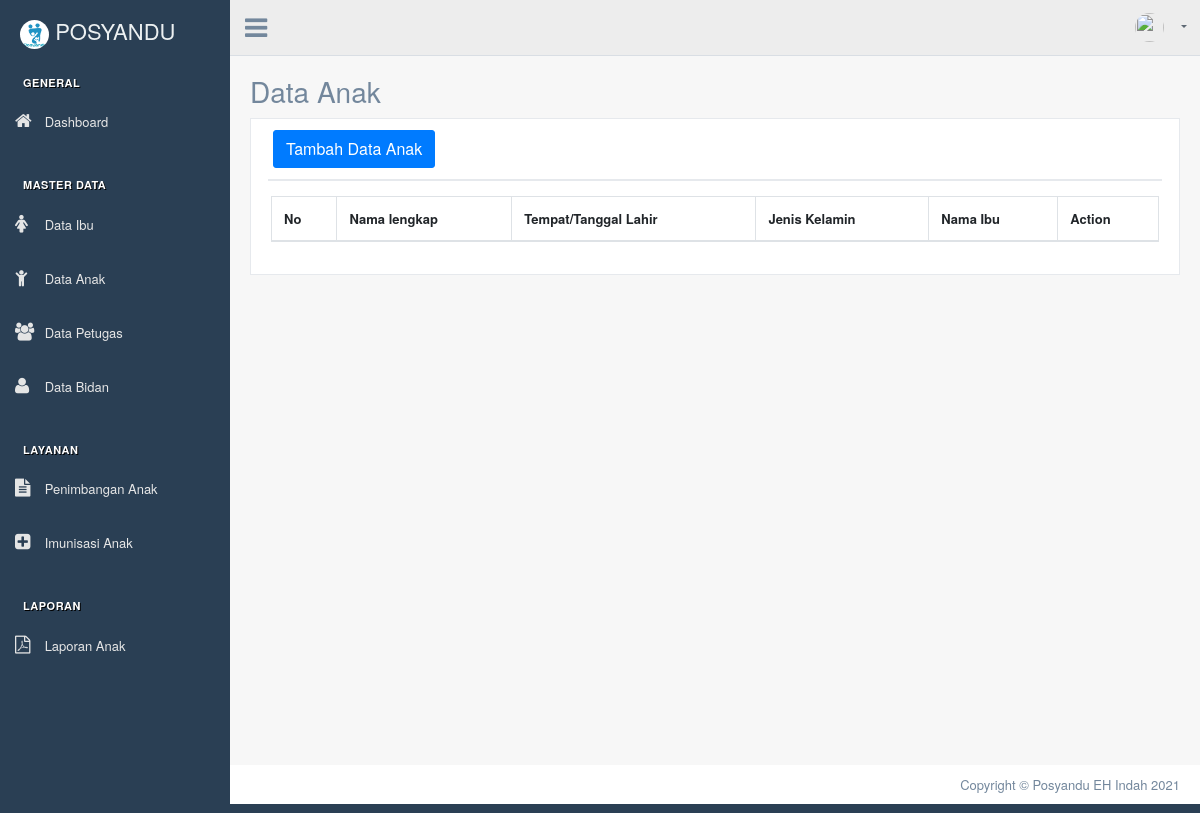
Page /index.php/anak on the earlier database version.
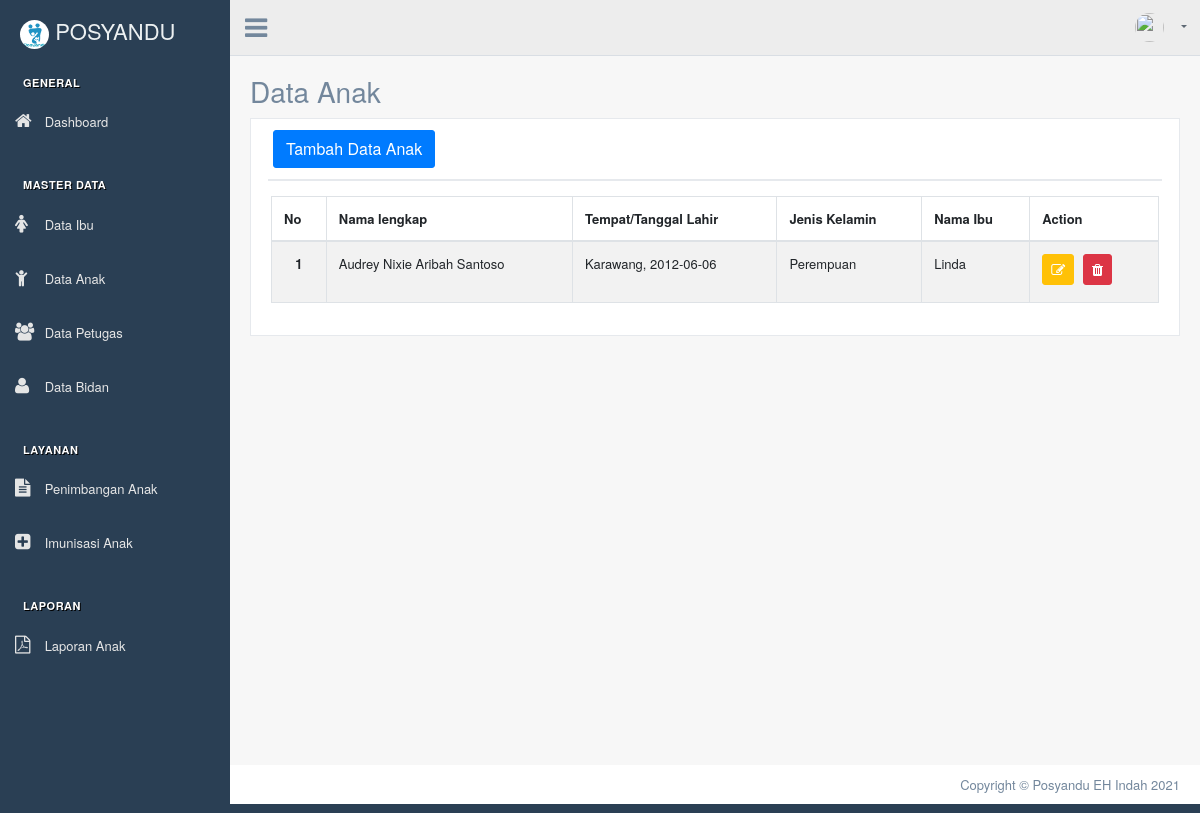
Same page on the later database version.
### tables this page shows
CREATE TABLE `anak` (
  `id_anak` int(11) NOT NULL,
  `nik_anak` varchar(16) NOT NULL,
  `nama_anak` varchar(50) NOT NULL,
  `tempat_lahir` varchar(30) NOT NULL,
  `tgl_lahir` date NOT NULL,
  `jenis_kelamin` enum('Laki-Laki','Perempuan') NOT NULL,
  `ibu_id` int(11) NOT NULL
);

CREATE TABLE `ibu` (
  `id_ibu` int(11) NOT NULL,
  `nama_ibu` varchar(50) NOT NULL,
  `tempat_lahir` varchar(30) NOT NULL,
  `tgl_lahir` date NOT NULL,
  `gol_dar` varchar(2) NOT NULL,
  `pendidikan` enum('Tidak Sekolah','SD','SMP','SMA','SMK','Perguruan Tinggi') NOT NULL,
  `pekerjaan` varchar(30) NOT NULL,
  `nama_suami` varchar(50) NOT NULL,
  `tempat_lahir_suami` varchar(30) NOT NULL,
  `tgl_lahir_suami` date NOT NULL,
  `pendidikan_suami` enum('Tidak Sekolah','SD','SMP','SMA','SMK','Perguruan Tinggi') NOT NULL,
  `pekerjaan_suami` varchar(30) NOT NULL,
  `alamat` text NOT NULL,
  `kecamatan` varchar(30) NOT NULL,
  `kota` varchar(30) NOT NULL,
  `no_tlp` varchar(13) NOT NULL
);

### application/controllers/Anak.php (called while the page is built, shortened)
<?php
class Anak extends CI_Controller
{
    public function __construct()
    {
        $this->load->model('Anak_model');
    }
    public function index()
    {
        $data['title'] = 'Data Anak | Posyandu EH Indah';
        $data['user'] = $this->db->get_where('user', ['username' => $this->session->userdata('username')])->row_array();
        $data['anak'] = $this->Anak_model->getDataAnak();
        $this->load->view('templates/header-datatables', $data);
        $this->load->view('templates/sidebar');
        $this->load->view('templates/topbar', $data);
        $this->load->view('anak/index', $data);
        $this->load->view('templates/footer-datatables');
    }
}

### index.php (called while the page is built, shortened)
<?php
require_once BASEPATH.'core/CodeIgniter.php';

### application/models/Anak_model.php (called while the page is built, shortened)
<?php
class Anak_model extends CI_Model
{
    public function getDataAnak()
    {
        $query = "SELECT anak.*, ibu.nama_ibu
                    From anak JOIN ibu
                    ON anak.ibu_id = ibu.id_ibu
                    ";
        return $this->db->query($query)->result_array();
    }
}

### application/views/anak/index.php (the view, shortened to what this page needs)
<div class="right_col" role="main">
    <div class="page-title">
        <div class="title_left">
            <h3>Data Anak</h3>
        </div>
    </div>
    <div class="clearfix"></div>
    <div class="row">
        <div class="col-md-12 col-sm-12 ">
            <div class="x_panel">
                <div class="x_title">
                    <button type="button" class="btn btn-primary" data-toggle="modal" data-target="#addDataAnakModal">Tambah Data Anak</button>
                </div>
                <div class="x_content">
                    <div class="row">
                        <div class="col-sm-12">
                            <div class="card-box table-responsive">
                                <table id="datatable" class="table table-striped table-bordered" style="width:100%">
                                    <thead>
                                        <tr>
                                            <th>No</th>
                                            <th>Nama lengkap</th>
                                            <th>Tempat/Tanggal Lahir</th>
                                            <th>Jenis Kelamin</th>
                                            <th>Nama Ibu</th>
                                            <th>Action</th>
                                        </tr>
                                    </thead>
                                    <tbody>
                                        <?php $i = 1; ?>
                                        <?php foreach ($anak as $n) : ?>
                                            <tr>
                                                <th scope="row">
                                                    <center><?= $i; ?></center>
                                                </th>
                                                <td><?= $n['nama_anak']; ?></td>
                                                <td><?= $n['tempat_lahir'] . ', ' . $n['tgl_lahir']; ?></td>
                                                <td><?= $n['jenis_kelamin']; ?></td>
                                                <td><?= $n['nama_ibu']; ?></td>
                                                <td>
                                                    <a data-toggle="modal" data-target="#editDataAnakModal<?= $n['id_anak']; ?>" href="<?= base_url(); ?>anak/updateDataAnak/<?= $n['id_anak']; ?>" class="btn btn-warning btn-circle btn-sm">
                                                        <i class="fa fa-edit"></i>
                                                    </a>
                                                    <a data-toggle="tooltip" href="<?= base_url(''); ?>anak/deleteDataAnak/<?= $n['id_anak']; ?>" class="btn btn-danger btn-circle btn-sm tbl-hapus" title="Delete">
                                                        <i class="fa fa-trash"></i>
                                                    </a>
                                                </td>
                                            </tr>
                                            <?php $i++; ?>
                                        <?php endforeach; ?>
                                    </tbody>
                                </table>
                            </div>
                        </div>
                    </div>
                </div>
            </div>
        </div>
    </div>
    <?php
    foreach ($anak as $row) {
    ?>
</div>
</div>
<?php
    }
?>
</div>

Differences in the rows shown:
now on this page (row edited): anak: nama_anak "Audrey Nixie Aribah Santoso", tempat_lahir "Karawang", tgl_lahir "2012-06-06", jenis_kelamin "Perempuan", ibu.nama_ibu "Linda"
